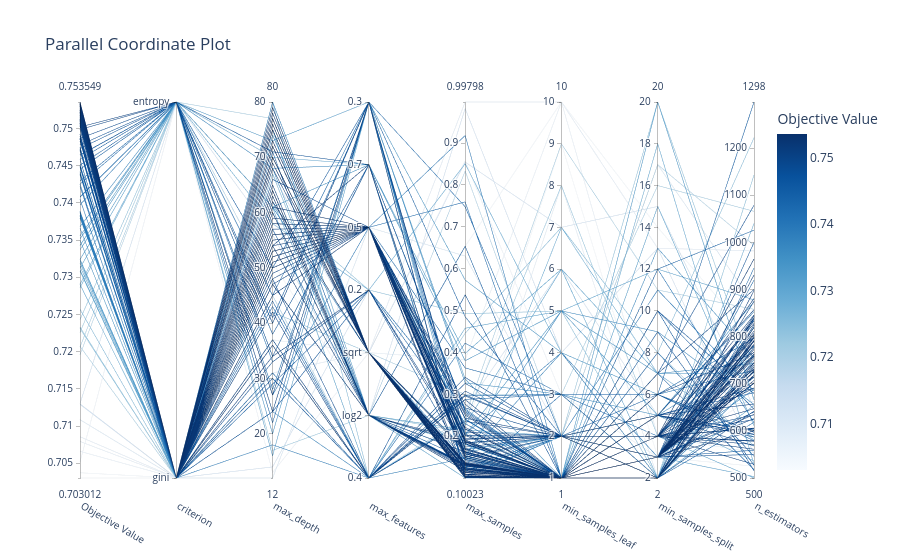

The notebook cell saved with this chart:
### Code cell
optuna.visualization.plot_parallel_coordinate(study)

### Figure 1 — Plotly figure (JSON) as saved in the notebook; plotly's stock layout.template omitted (floating-point values rounded to 4 significant figures; data arrays with more than 128 entries replaced by an {"elided": "..."} marker saying what was removed)
{"data": [{"dimensions": [{"label": "Objective Value", "range": [0.703, 0.7535], "values": {"elided": "150 float values"}}, {"label": "criterion", "range": [0, 1], "ticktext": ["gini", "entropy"], "tickvals": [0, 1], "values": {"elided": "150 int values"}}, {"label": "max_depth", "range": [12, 80], "values": {"elided": "150 int values"}}, {"label": "max_features", "range": [0, 6], "ticktext": ["0.4", "log2", "sqrt", "0.2", "0.5", "0.7", "0.3"], "tickvals": [0, 1, 2, 3, 4, 5, 6], "values": {"elided": "150 int values"}}, {"label": "max_samples", "range": [0.1002, 0.998], "values": {"elided": "150 float values"}}, {"label": "min_samples_leaf", "range": [1, 10], "values": {"elided": "150 int values"}}, {"label": "min_samples_split", "range": [2, 20], "values": {"elided": "150 int values"}}, {"label": "n_estimators", "range": [500, 1298], "values": {"elided": "150 int values"}}], "labelangle": 30, "labelside": "bottom", "line": {"color": {"elided": "150 float values"}, "colorbar": {"title": {"text": "Objective Value"}}, "colorscale": [[0, "rgb(247,251,255)"], [0.125, "rgb(222,235,247)"], [0.25, "rgb(198,219,239)"], [0.375, "rgb(158,202,225)"], [0.5, "rgb(107,174,214)"], [0.625, "rgb(66,146,198)"], [0.75, "rgb(33,113,181)"], [0.875, "rgb(8,81,156)"], [1, "rgb(8,48,107)"]], "reversescale": false, "showscale": true}, "type": "parcoords"}], "layout": {"title": {"text": "Parallel Coordinate Plot"}}}
